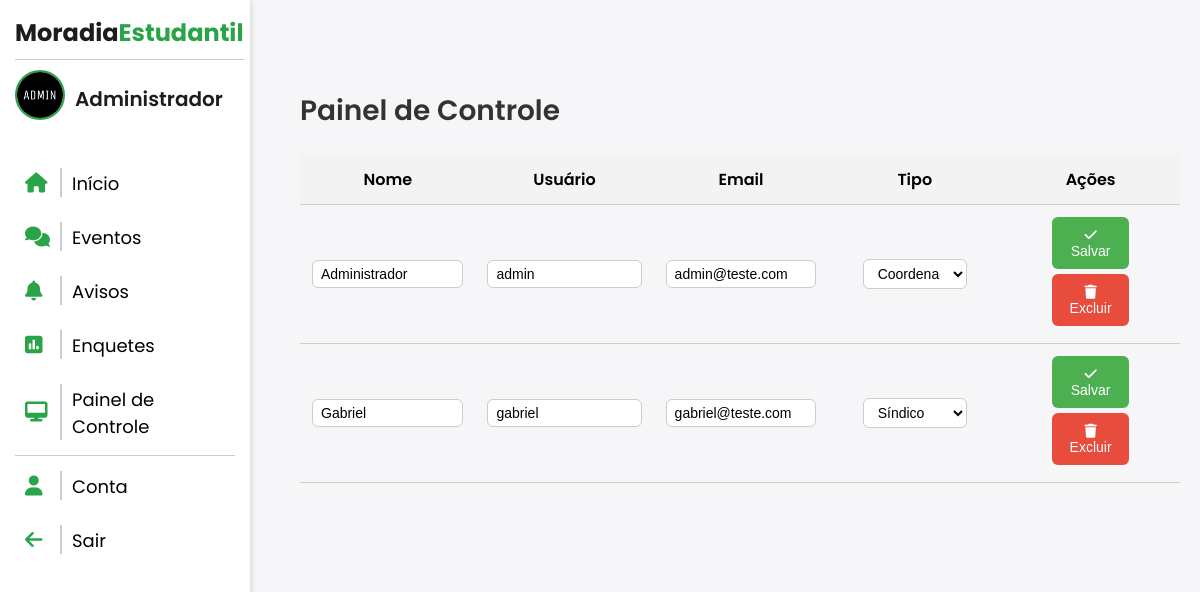
Before: /painel-controle/ (signed in) with the older database file.
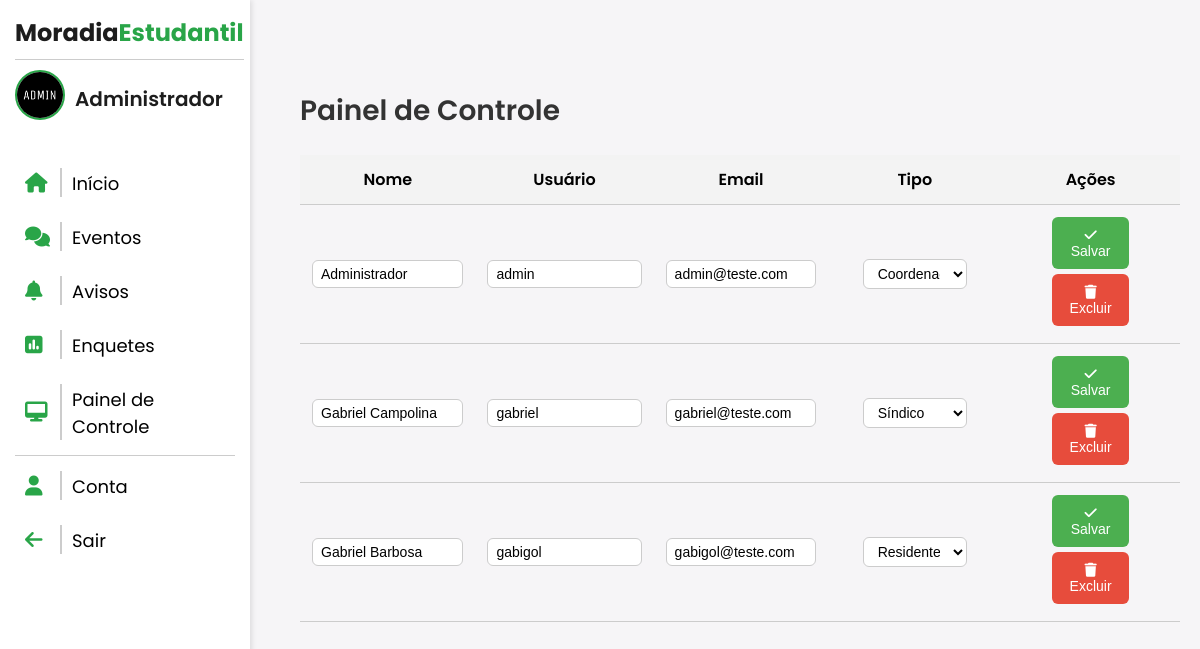
After: the same page with the newer database file.
### AppMoradia/models.py (models this page shows, shortened)
class CustomUser(AbstractUser):
     foto = models.ImageField(
        upload_to='fotos_perfil/',
        blank=True,
        null=True,
        default='fotos_perfil/default.png'
      )
     tipo = (
         ('VISITANTE','Visitante'),
         ('RESIDENTE','Residente'),
         ('SÍNDICO','Síndico'),
         ('COORDENADOR','Coordenador')
     )
     tipo = models.CharField(max_length=100, choices=tipo, default='VISITANTE')

### AppMoradia/views.py (the view)
# urls.py: path('painel-controle/', views.painelcontrole, name='painel-controle'),
@login_required
def painelcontrole(request):
    if request.user.tipo != 'COORDENADOR':
        messages.error(request, 'Você não tem permissão para acessar essa página.')
        return redirect('sistema')
    usuario = request.user
    usuarios = CustomUser.objects.all()
    return render(request,'painel-controle.html', {'usuario': usuario, 'usuarios': usuarios,})

### AppMoradia/templates/painel-controle.html (shortened to what this page needs)
{% extends 'sidebar-sistema.html' %}
{% load static %}
    {% block content %}
<div class="dashboard">
<h2 class="dashboard-title">Painel de Controle</h2>
<table class="table-users">
    <thead>
        <tr>
            <th>Nome</th>
            <th>Usuário</th>
            <th>Email</th>
            <th>Tipo</th>
            <th>Ações</th>
        </tr>
    </thead>
    <tbody>
        {% for user in usuarios %}
        <tr>
            <form method="post" action="{% url 'update_user' user.id %}">
                <td>
                    <input type="text" name="nome" value="{{ user.first_name }}" class="input-usuario" placeholder="Nome" required>
                </td>
                <td>
                    <input type="text" name="username" value="{{ user.username }}" class="input-usuario" placeholder="Usuário" required>
                </td>
                <td>
                    <input type="email" name="email" value="{{ user.email }}" class="input-usuario" placeholder="Email" required>
                </td>
                <td>
                    <select name="tipo"  class="select-tipo">
                        <option value="RESIDENTE" {% if user.tipo == 'RESIDENTE' %}selected{% endif %}>Residente</option>
                        <option value="SÍNDICO" {% if user.tipo == 'SÍNDICO' %}selected{% endif %}>Síndico</option>
                        <option value="COORDENADOR" {% if user.tipo == 'COORDENADOR' %}selected{% endif %}>Coordenador</option>
                    </select>
                </td>
                <td>
                    <button value="salvar" name="action" type="submit" class="btn-salvar"><i class="fa-solid fa-check"></i> <span>Salvar</span></button>
                </form>
                    <form method="post" action="{% url 'delete_user' user.id %}" onsubmit="return confirm('Tem certeza?');">
                        <button  type="submit" class="btn-delete"><i class="fa-solid fa-trash"></i> <span>Excluir</span></button>
                    </form>
        </tr>
        {% endfor %}
    </tbody>
</table>
</div>
    {% endblock %}

### AppMoradia/templates/sidebar-sistema.html (shortened to what this page needs)
{% load static %}
<!DOCTYPE html>
<html lang="en">
<head>
    <link rel="stylesheet" href="{% static 'css/sistema.css' %}">
    <link rel="stylesheet" href="https://cdnjs.cloudflare.com/ajax/libs/font-awesome/6.5.0/css/all.min.css" />
</head>
<body>
    <div class="sidebar" id="sidebar">
        <div class="title">
            <span class="gray">Moradia</span><span class="green">Estudantil</span>
        </div>
        <div class="user-info">
            <a href="{% url 'conta' %}"><img src="{{ usuario.foto.url }}" alt="Foto do usuário" class="user-photo"></a>
            <span class="user-name">{{ usuario.first_name }}</span>
        </div>
        <ul>
            <li><a href="{% url 'sistema' %}"><i class="fa-solid fa-house"></i><span class="menu-text">Início</span></a></li>
            <li><a href="{% url 'eventos' %}"><i class="fa-solid fa-comments"></i><span class="menu-text">Eventos</span></a></li>
            <li><a href="{% url 'avisos' %}"><i class="fa-solid fa-bell"></i><span class="menu-text">Avisos</span></a></li>
            <li><a href="{% url 'enquetes' %}"><i class="fa-solid fa-square-poll-vertical"></i><span class="menu-text">Enquetes</span></a></li>
            {% if user.tipo == 'COORDENADOR' %}
            <li><a href="{% url 'painel-controle' %}"><i class="fa-solid fa-desktop"></i><span class="menu-text">Painel de Controle</span></a></li>
            {% endif %}
        <div class="options">
            <li><a href="{% url 'conta' %}"><i class="fa-solid fa-user"></i><span class="menu-text">Conta</span></a></li>
            <li>
                <a class="btn-sair" href="#" onclick="document.getElementById('logout-form').submit();"><i class="fa-solid fa-arrow-left"></i><span class="menu-text">Sair</span></a>
            </li>
           </div>
        </ul>
    </div>
    <div class="main-content">
        {% block content %}
        {% endblock %}
    </div>
</body>
</html>

Changed rows visible on the page:
changed CustomUser "gabriel": nome "Gabriel" → "Gabriel Campolina"
added CustomUser: nome "Gabriel Barbosa", username "gabigol", email "gabigol@teste.com", tipo "Residente"
